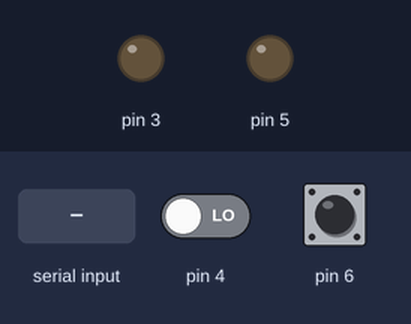
Simulated run of this sketch. Board: Arduino Uno, built with avr-gcc and run on an emulated ATmega328P. On the bench: output pins drawn as LEDs (lit = HIGH). The test bench sets the inputs (shaded band); at power-on: pin 6 LOW, pin 4 LOW. What the sketch prints to the serial monitor is not drawn.

Above: at 1.2 s.
1.3 s: byte 30 received over Serial
At 2.7 s:
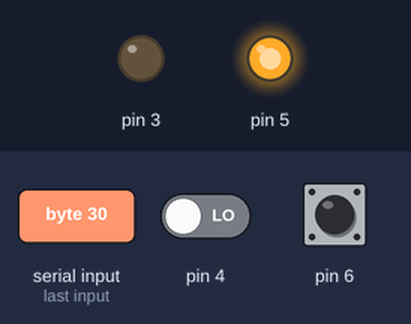
3.0 s: pin 6 driven HIGH
5.0 s: pin 6 pulsed LOW 2 times (0.12 s each, 0.3 s apart)
7.1 s: pin 6 driven LOW
10.1 s: pin 4 driven HIGH and pin 6 driven HIGH
Timing chart, 0 to 13.1 s (numbered marks = the images above; inputs shaded):
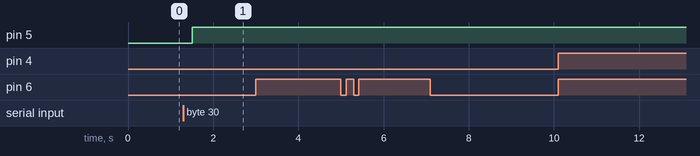

The sketch:

Serial_Communication.ino
```cpp
// 1- Miran Member
// 2- Serial Communication
// 3- Description - Two buttons are connected to each other using a serial connection.
// 4- Include any assumptions you may have made, what do you expect from the hardware, pinouts, particular Arduino versions, etc... : I assumed what the lab wanted was that a button signal would be sent to a software serial connection and the otherway around and thats
// what the code does. I made sure I understood the lab, so I got it checked by the TA Anjani, and she gave me all good.
// 5- References - https://create.arduino.cc/projecthub/masteruan/communication-between-arduino-uno-c1caa5
#include <SoftwareSerial.h>


SoftwareSerial portOne(10, 11);

void setup() { // set up the buttons as input and the led as outputs. Also set up the software serial.
  Serial.begin(9600);
  portOne.begin(9600);
  pinMode(6, INPUT);
  pinMode(4, INPUT);
  pinMode(3, OUTPUT);
  pinMode(5, OUTPUT);
}


void loop() {
  if(portOne.available() > 0) { // when the hardware serial sends a signal to the software turn it on.
    byte incomingByte1 = 0;
    incomingByte1 = portOne.read();
    if (incomingByte1 != -1) {
      digitalWrite(3, incomingByte1);
    }
  }

  if(Serial.available() > 0) { // when the software serial sends the signal the hardare turns it on.
    byte incomingByte2 = 0;
    incomingByte2 = Serial.read();
    if (incomingByte2 != -1) {
      digitalWrite(5, incomingByte2);
    }
  }

  portOne.write(digitalRead(4));
  Serial.write(digitalRead(6));
  delay(250);
}
```

Measured:
- after the input at 1.3 s, pin 5: LOW → HIGH after 0.21 s
- after the input at 3.0 s, every drawn part: stays the same
- after the input at 5.0 s, every drawn part: stays the same
- after the input at 7.1 s, every drawn part: stays the same
- after the input at 10.1 s, every drawn part: stays the same
